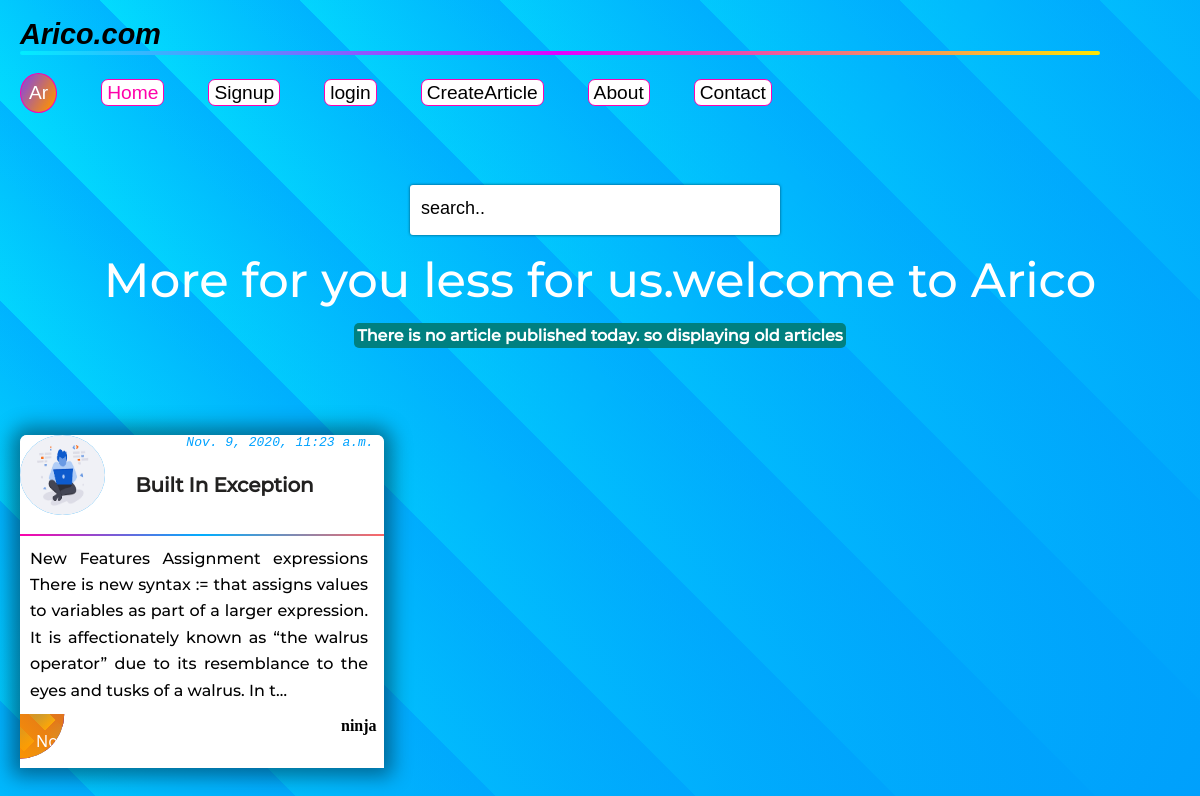
The page / on the database its author committed.
### article/models.py (models this page shows, shortened)
class arti(models.Model):
    sno=models.AutoField(primary_key=True)
    content=models.TextField()
    cUser=models.ForeignKey(User,on_delete=models.CASCADE,default='server')
    heading=models.CharField(max_length=200)
    timeStamp=models.DateTimeField(default=now)
    server=models.CharField(default='server', max_length=50)
    somefile=models.FileField()
    datee=models.DateField(default=now)

### ninja/views.py (the view, shortened to what this page needs)
# urls.py: path('',views.index, name='index'),
def index(request):
    params=arti.objects.filter(datee=day).order_by('timeStamp').reverse()
    if params.count()==0:
        no1=''
        no="There is no article published today. so displaying old articles"
        params=arti.objects.filter(datee=yestarday).order_by('timeStamp').reverse()
    else:
        no="Displaying today's articles"
        no1=''
    context={'params':params,'no':no,'no1':no1}
    return render(request,'index.html',context)

### templates/index.html (shortened to what this page needs)
<!DOCTYPE html>
<html lang="en">
<head>
	{% load static %}
	{% load humanize %}
	<link rel="stylesheet" href="{% static 'article/start.css' %}">
</head>
<body>
	<br>
	<h5 class="arico">Arico.com</h5>
	<div class="hr"></div>
	<br>
	<div class="container" id="container">
		<ul class="searchul" id="animation">
			<li>Ar</li>
			<li style="color: rgb(255, 0, 170);">Home</li>
			<li><a href="/signup">Signup</a></li>
			<li><a href="/login">login</a></li>
			<li><a href="/login/create">CreateArticle</a></li>
			<li><a href="/signup">About</a></li>
			<li><a href="/signup">Contact</a></li>
		</ul>
		<br>
	</div>
	<br>
	<br>
	<br>
	<center>
		<form action="search" method="GET">
			<input type="search" class="search" name="search" required minlength="4" placeholder="search..">
		</form>
	</center>
	<br>
	<p class="ari">More for you less for us.welcome to Arico </p>
	<br>
	<center>
		<b class="today">{{no}}</b>
	</center>
	{% for i in params %}
	<div class="goes">
		<div class="holder">
			<img src="{% static 'article/imag9es (6).png' %}" alt="ninja" class="img" title="user image">
			<i class="date">{{i.timeStamp}}</i>
			<h3>{{i.heading|truncatewords:6|title}}</h3>
			<div class='color-full'></div>
			<p class="pa">
				{{i.content|truncatechars:250|capfirst}}
			</p>
			{% if no1 %}
			<b class="name">{{no1}}</b>
			{% else %}
			<b class="name">{{i.cUser}}</b>
			{% endif %}
		</div>
		<div class="clip">
			{% if i.content|length > 345 %}
			<a href="readmore{{i.sno}}{{i.heading}}"
				style="color: white ; font-family: 'Segoe UI', Tahoma, Geneva, Verdana, sans-serif;">ContinueReading</a>
			{% else %}
			<a href="#" style="color: white ; font-family: 'Segoe UI', Tahoma, Geneva, Verdana, sans-serif;">No more
				content</a>
			{% endif %}
		</div>
	</div>
	{% endfor %}
	<br>
</body>
</html>

### article/static/article/start.css (style rules this page uses)
* { box-sizing: border-box; padding: 0px; margin: 0px; }
body { background: linear-gradient(-45deg, rgb(0, 160, 252), transparent), repeating-linear-gradient( 45deg, rgba(1, 217, 255, 0.829) 5%, hsl(197, 100%, 50%) 15%, transparent 5%, transparent 10% ), rgba(7, 247, 247, 0.993) repeating-linear-gradient( -45deg, rgb(22, 208, 255) 10%, rgb(0, 235, 215) 10%, transparent 5%, transparent 10% ); height: 100vh; }
.clip { width: 100%; background: linear-gradient(45deg,rgb(252, 151, 0),transparent),repeating-linear-gradient(45deg,purple 0%,purple 5%, transparent 5%,transparent 10% ), purple repeating-linear-gradient(-45deg,rgb(255, 241, 42) 0%,rgb(0, 170, 248) 5%,transparent 15%,transparent 10% ); padding: 1em; position: relative; clip-path: circle(17% at 0% 0%); transition: all 1s linear; }
a { text-decoration: none; color: black; }
ul { list-style: none; }
.container { width: 100%; display: block; transition: 1s; overflow-y: hidden; overflow-x: scroll; white-space: nowrap; }
ul { margin-left: 0px; transition: 3s; }
li { z-index: 5; display: inline-block; margin: 0px 20px; margin-left: 20px; background: white; border: 1.2px solid #fe01b2; font-family: myfont1; font-size: larger; color: rgb(17, 10, 10); font-weight: lighter; border-radius: 7px; padding: 1.5px; padding-left: 5px; padding-right: 5px; font-family: "Lucida Sans", "Lucida Sans Regular", "Lucida Grande", "Lucida Sans Unicode", Geneva, Verdana, sans-serif; }
li:nth-child(1) { padding: 8px; border-radius: 50%; box-shadow: none; color: white; background: linear-gradient( 300deg, rgb(255, 145, 0) 10%, rgba(255, 0, 140, 0.6) 80% ); }
.search { padding: 11px; height: 50px; border-radius: 3px; float: none; box-shadow: 0 0 3px 0px rgba(0, 0, 0, 0.6); margin-right: 10px; width: 370px; border: none; font-family: "Lucida Sans", "Lucida Sans Regular", "Lucida Grande", "Lucida Sans Unicode", Geneva, Verdana, sans-serif; }
.search::placeholder { font-family: "Lucida Sans", "Lucida Sans Regular", "Lucida Grande", "Lucida Sans Unicode", Geneva, Verdana, sans-serif; color: black; font-size: large; font-weight: 500; }
.today { text-align: center; font-family:myfont1; background: teal; padding: 3px; font-size: 1em; font-weight: bold; border-radius: 5px; color: white; }
.goes { float: left; width: 30.3%; margin-top: 90px; cursor: pointer; margin-left: 20px; background: white; margin-bottom: 30px; box-shadow: 0 0 20px 8px #0000006b; border-radius: 7px; border-bottom-left-radius: 0px; border-bottom-right-radius: 0px; }
.img { width: 85px; height: 80px; background: rgba(2, 162, 255, 0.986); border-radius: 50%; }
.holder { transition: 1s linear; background: rgba(255, 255, 255); border-radius: 7px; }
.name { float: right; clear: both; padding: 3px; margin-right: 4px; font-family: font1; }
h3 { position: relative; top: -55px; margin: 0px; height: 1px; padding: 0px; left: 108px; width: 73%; font-family: myfont; font-style: normal; font-weight: 700; font-size: 20px; line-height: 28px; letter-spacing: -0.114286px; padding: 7.5px; color:#222120c0; text-align: initial; color: rgb(34, 33, 32); }
.date { float: right; clear: both; margin-right: 10px; font-family: monospace; color: rgb(0, 162, 255); }
p { font-family: "Segoe UI", Tahoma, Geneva, Verdana, sans-serif; font-size: large; text-align: justify; margin: 10px; line-height: 35px; margin-left: 10px; }
.ari { text-align: center; color: #fff; font-family: myfont1; font-size: -webkit-xxx-large; }
.arico { margin-left: 20px; color: black; font-family:'Lucida Sans', 'Lucida Sans Regular', 'Lucida Grande', 'Lucida Sans Unicode', Geneva, Verdana, sans-serif; font-style: oblique; font-size: 1.8em; }
.hr { margin-left: 20px; width: 90%; height: 3.5px; border-radius: 5px; background: linear-gradient(45deg,rgb(0, 238, 255),rgb(225, 0, 255),rgb(255, 230, 0)); }
.color-full { width: 100%; height: 2px; background: linear-gradient(45deg,rgb(255, 1, 170),rgb(0, 174, 255),rgba(255, 0, 0, 0.6)); }
.pa { font-family: myfont; font-size: 1rem; line-height: 1.655rem; width: 93%; color: #000000;; text-align: justify; font-weight: 500; }
a { font-weight: 500; }

### rows shown on the page
arti: timeStamp "Nov. 9, 2020, 11:23 a.m.", heading "Built In Exception", content "New Features Assignment expressions There is new syntax := that assigns values to variables as part of a larger expression. It is affectionately known as “the walrus operator” due to its resemblance to the eyes and tusks of a walrus. In t…", cUser "ninja", shows "No more content"

### other values the page prints
{{ no }} "There is no article published today. so displaying old articles"
